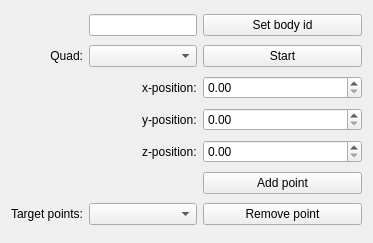
<?xml version="1.0" encoding="UTF-8"?>
<ui version="4.0">
 <class>Form</class>
 <widget class="QWidget" name="Form">
  <property name="geometry">
   <rect>
    <x>0</x>
    <y>0</y>
    <width>373</width>
    <height>243</height>
   </rect>
  </property>
  <property name="windowTitle">
   <string>Form</string>
  </property>
  <property name="styleSheet">
   <string notr="true"/>
  </property>
  <layout class="QGridLayout" name="gridLayout">
   <item row="2" column="1">
    <widget class="QComboBox" name="IrisInputBox"/>
   </item>
   <item row="9" column="1" alignment="Qt::AlignRight">
    <widget class="QLabel" name="label_3">
     <property name="text">
      <string>z-position:</string>
     </property>
    </widget>
   </item>
   <item row="6" column="2">
    <widget class="QDoubleSpinBox" name="YBox"/>
   </item>
   <item row="5" column="2">
    <widget class="QDoubleSpinBox" name="XBox"/>
   </item>
   <item row="5" column="1" alignment="Qt::AlignRight">
    <widget class="QLabel" name="label">
     <property name="text">
      <string>x-position:</string>
     </property>
    </widget>
   </item>
   <item row="6" column="1" alignment="Qt::AlignRight">
    <widget class="QLabel" name="label_2">
     <property name="text">
      <string>y-position:</string>
     </property>
    </widget>
   </item>
   <item row="9" column="2">
    <widget class="QDoubleSpinBox" name="ZBox"/>
   </item>
   <item row="0" column="1">
    <widget class="QLineEdit" name="IDInput">
     <property name="sizePolicy">
      <sizepolicy hsizetype="Minimum" vsizetype="Fixed">
       <horstretch>0</horstretch>
       <verstretch>0</verstretch>
      </sizepolicy>
     </property>
    </widget>
   </item>
   <item row="0" column="2">
    <widget class="QPushButton" name="IDButton">
     <property name="sizePolicy">
      <sizepolicy hsizetype="Expanding" vsizetype="Fixed">
       <horstretch>0</horstretch>
       <verstretch>0</verstretch>
      </sizepolicy>
     </property>
     <property name="text">
      <string>Set body id</string>
     </property>
    </widget>
   </item>
   <item row="10" column="2">
    <widget class="QPushButton" name="AddPointButton">
     <property name="text">
      <string>Add point</string>
     </property>
    </widget>
   </item>
   <item row="2" column="2">
    <widget class="QPushButton" name="bStart">
     <property name="text">
      <string>Start</string>
     </property>
    </widget>
   </item>
   <item row="2" column="0">
    <widget class="QLabel" name="label_5">
     <property name="text">
      <string>Quad:</string>
     </property>
     <property name="alignment">
      <set>Qt::AlignRight|Qt::AlignTrailing|Qt::AlignVCenter</set>
     </property>
    </widget>
   </item>
   <item row="11" column="0">
    <widget class="QLabel" name="label_4">
     <property name="text">
      <string>Target points:</string>
     </property>
     <property name="alignment">
      <set>Qt::AlignRight|Qt::AlignTrailing|Qt::AlignVCenter</set>
     </property>
    </widget>
   </item>
   <item row="11" column="1">
    <widget class="QComboBox" name="Pointlist"/>
   </item>
   <item row="11" column="2">
    <widget class="QPushButton" name="RemovePointButton">
     <property name="text">
      <string>Remove point</string>
     </property>
    </widget>
   </item>
  </layout>
 </widget>
 <resources/>
 <connections/>
</ui>
